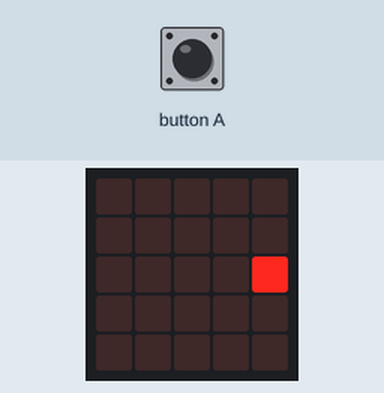
This program was run on a simulated BBC micro:bit (MakeCode). On the bench: the board's 5×5 LED display. The inputs (shaded band) are chosen by the test bench. The short countdown, score and lost-life animations are approximate.

Above: at 1.1 s.
At 7.5 s:
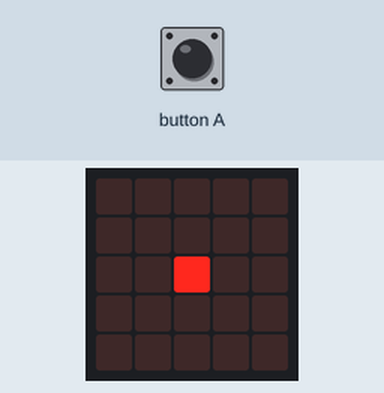
7.6 s: button A pressed for 0.15 s
At 8.9 s:
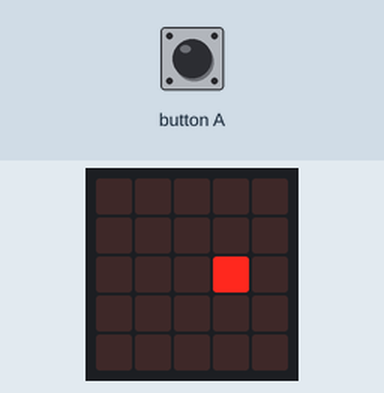
Timing chart, 0 to 10.6 s (numbered marks = the images above; inputs shaded):
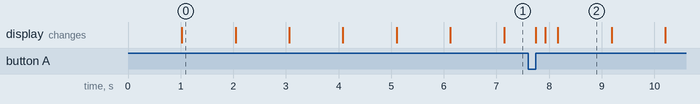

Measured:
- what the display in image 0 shows lasts 1.0 s, from 1.0 s to 2.0 s

The program:

main.ts
```typescript
input.onButtonPressed(Button.A, function on_button_pressed_a() {

    if (sprite.get(LedSpriteProperty.X) == 2) {
        game.addScore(1)
        tempo = tempo - game.score()
    } else {
        game.gameOver()
    }

})
let tempo = 0
let sprite : game.LedSprite = null
sprite = game.createSprite(2, 2)
tempo = 1000
basic.forever(function on_forever() {
    sprite.move(1)
    basic.pause(tempo)
    sprite.ifOnEdgeBounce()
})
```

test.ts
```typescript
// testes vão aqui; isto não será compilado quando este pacote for usado como uma extensão.
```
